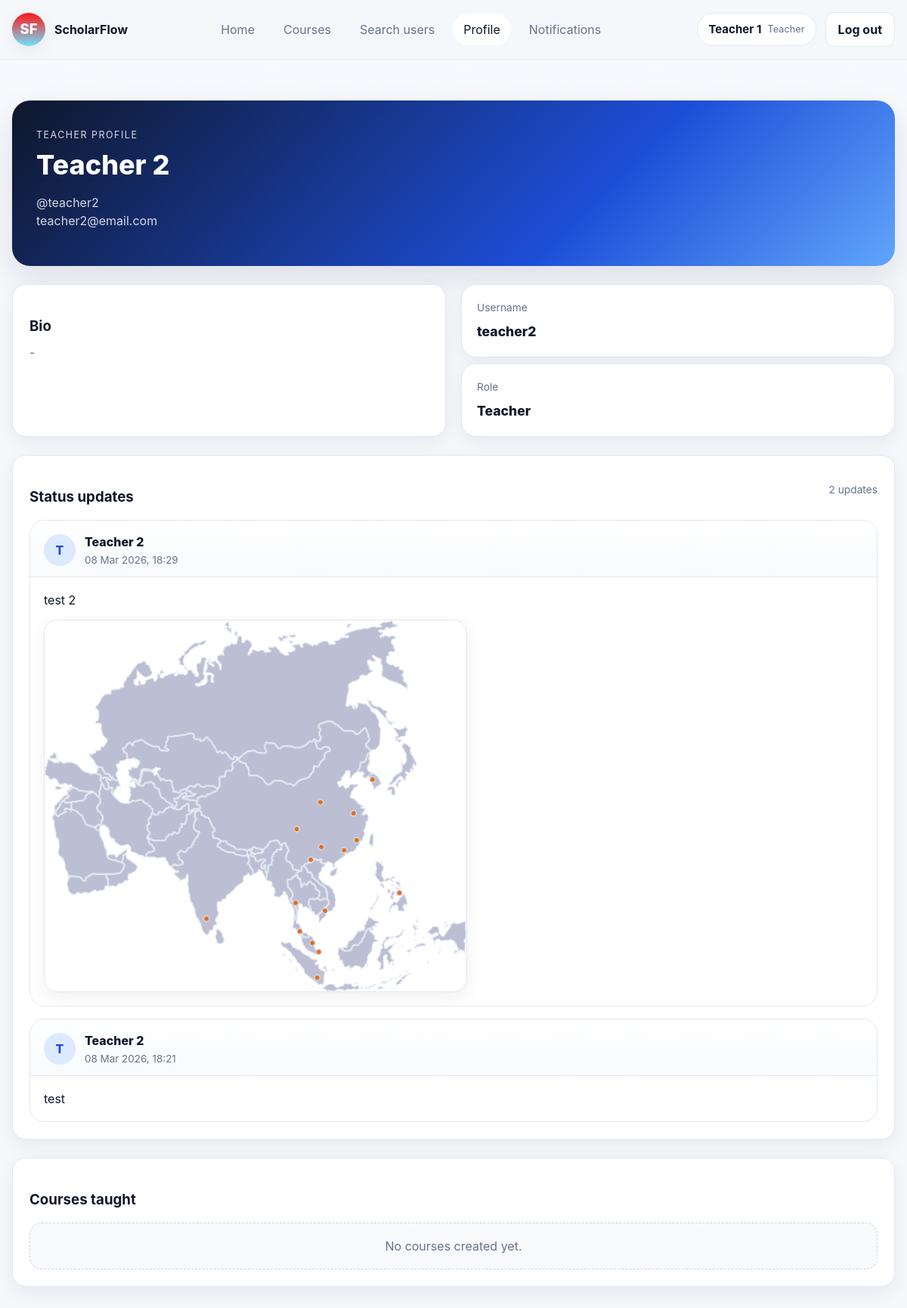
The app's page /accounts/users/teacher2/ (signed in) with its own data.
### accounts/models.py (models this page shows, shortened)
class User(AbstractUser):
    class Role(models.TextChoices):
        STUDENT = "STUDENT", "Student"
        TEACHER = "TEACHER", "Teacher"
    role = models.CharField(max_length=10, choices=Role.choices)
    display_name = models.CharField(max_length=80, blank=True)
    bio = models.TextField(blank=True)

class StatusUpdate(models.Model):
    user = models.ForeignKey(
        settings.AUTH_USER_MODEL,
        on_delete=models.CASCADE,
        related_name="status_updates",
    )
    text = models.TextField(max_length=500)
    image = models.ImageField(upload_to="status_updates/", blank=True, null=True)
    created_at = models.DateTimeField(auto_now_add=True)
    class Meta:
        ordering = ["-created_at"]

### accounts/views.py (the view, shortened to what this page needs)
# urls.py: path("users/<str:username>/", views.user_profile, name="user-profile"),
@login_required
def user_profile(request, username: str):
    profile_user = get_object_or_404(User, username=username)
    active_courses = (
        Enrolment.objects.filter(student=profile_user, status=Enrolment.Status.ACTIVE)
        .select_related("course", "course__teacher")
        .order_by("-created_at")
    )
    teaching_courses = (
        Course.objects.filter(teacher=profile_user)
        .order_by("-created_at")
        if profile_user.role == User.Role.TEACHER
        else Course.objects.none()
    )
    status_form = None
    status_updates = profile_user.status_updates.all()
    return render(
        request,
        "accounts/profile.html",
        {
            "profile_user": profile_user,
            "active_courses": active_courses,
            "teaching_courses": teaching_courses,
            "status_updates": status_updates,
            "status_form": status_form,
        },
    )

### notifications/context_processors.py (called while the page is built)
def unread_notifications(request):
    if not request.user.is_authenticated:
        return {"notif_unread_count": 0}
    return {
        "notif_unread_count": Notification.objects.filter(user=request.user, is_read=False).count(),
    }

### templates/accounts/profile.html (shortened to what this page needs)
{% extends "base.html" %}
{% block content %}
<div class="profile-shell my-4">
  <section class="hero-panel mb-4">
    <span class="hero-panel__eyebrow">{{ profile_user.get_role_display }} Profile</span>
    <h1 class="hero-panel__title">{{ profile_user.display_name|default:profile_user.username }}</h1>
    <p class="hero-panel__subtitle">
      {% if profile_user.display_name %}@{{ profile_user.username }}<br>{% endif %}
      {% if profile_user.email %}{{ profile_user.email }}{% endif %}
    </p>
  </section>
  <div class="grid cols2 mb-4">
    <div class="card">
      <div class="card-body">
        <h3 class="mb-2">Bio</h3>
        <div class="text-muted">
          {% if profile_user.bio %}
          {{ profile_user.bio|linebreaks }}
          {% else %}
          -
          {% endif %}
        </div>
      </div>
    </div>
    <div>
      <div class="metric-card mb-2">
        <div class="metric-card__label">Username</div>
        <div class="metric-card__value" style="font-size:1.1rem;">{{ profile_user.username }}</div>
      </div>
      <div class="metric-card">
        <div class="metric-card__label">Role</div>
        <div class="metric-card__value" style="font-size:1.1rem;">{{ profile_user.get_role_display }}</div>
      </div>
    </div>
  </div>
  <div class="card mb-4">
    <div class="card-body">
      <div class="d-flex justify-content-between align-items-center mb-3">
        <h3 class="mb-0">Status updates</h3>
        <span class="text-muted small">{{ status_updates|length }} update{{ status_updates|length|pluralize }}</span>
      </div>
      {% if status_updates %}
      <div class="status-feed">
        {% for status in status_updates %}
        <article class="status-card">
          <div class="status-card__head">
            <div class="status-card__author">
              <div class="status-card__avatar">
                {{ status.user.display_name|default:status.user.username|slice:":1"|upper }}
              </div>
              <div>
                <div class="status-card__name">
                  {{ status.user.display_name|default:status.user.username }}
                </div>
                <div class="status-card__meta">
                  {{ status.created_at|date:"d M Y, H:i" }}
                </div>
              </div>
            </div>
          </div>
          <div class="status-card__body">
            <div class="status-card__text">{{ status.text|linebreaks }}</div>
            {% if status.image %}
            <div class="status-card__image-wrap">
              <img src="{{ status.image.url }}" alt="Status image" class="status-card__image">
            </div>
            {% endif %}
          </div>
        </article>
        {% endfor %}
      </div>
      {% else %}
      <div class="empty-state-box">No status updates yet.</div>
      {% endif %}
    </div>
  </div>
  {% if profile_user.role == "TEACHER" %}
  <div class="card">
    <div class="card-body">
      <h3 class="mb-3">Courses taught</h3>
      {% if teaching_courses %}
      <div class="course-grid">
        {% for course in teaching_courses %}
        <article class="course-card">
          <div class="course-card__top">
            <div>
              <h3 class="course-card__title">{{ course.title }}</h3>
              <div class="course-card__meta">{{ course.created_at|date:"d M Y, H:i" }}</div>
            </div>
            <span class="badge good">Teacher</span>
          </div>
          <div class="course-card__actions">
            <a class="button button--ghost" href="{% url 'course-detail' course.id %}">Open course</a>
          </div>
        </article>
        {% endfor %}
      </div>
      {% else %}
      <div class="empty-state-box">No courses created yet.</div>
      {% endif %}
    </div>
  </div>
  {% endif %}
</div>
{% endblock %}

### templates/base.html (shortened to what this page needs)
{% load static %}
<!doctype html>
<html lang="en-GB">
<head>
  <link rel="stylesheet" href="{% static 'css/styles.css' %}">
</head>
<body>
  <div class="site-shell">
    <header class="site-header">
      <div class="site-container site-header__inner">
        <a class="site-brand" href="{% url 'home' %}">
          <span class="site-brand__mark">SF</span>
          <span>
            <strong>ScholarFlow</strong>
          </span>
        </a>
        <nav class="site-nav" aria-label="Primary">
          <a href="{% url 'home' %}"
            class="site-nav__link {% if request.resolver_match.url_name == 'home' %}is-active{% endif %}">
            Home
          </a>
          <a href="{% url 'course-list' %}"
            class="site-nav__link {% if request.resolver_match.url_name == 'course-list' %}is-active{% endif %}">
            Courses
          </a>
          {% if user.is_authenticated %}
          {% if user.role == "TEACHER" %}
          <a href="{% url 'user-search' %}"
            class="site-nav__link {% if request.resolver_match.url_name == 'user-search' %}is-active{% endif %}">
            Search users
          </a>
          {% endif %}
          <a href="{% url 'profile' %}"
            class="site-nav__link {% if request.resolver_match.url_name == 'user-profile' %}is-active{% endif %}">
            Profile
          </a>
          <a href="{% url 'notification-list' %}"
            class="site-nav__link site-nav__link--notif {% if request.resolver_match.url_name == 'notification-list' %}is-active{% endif %}">
            Notifications
          </a>
          {% endif %}
        </nav>
        <div class="site-actions">
          {% if user.is_authenticated %}
          <div class="site-userpill">
            <span class="site-userpill__name">{{ user.display_name|default:user.username }}</span>
            <span class="site-userpill__meta">{{ user.get_role_display }}</span>
          </div>
          <a class="button button--ghost" href="{% url 'logout' %}">Log out</a>
          {% else %}
          <a class="button button--ghost" href="{% url 'login' %}">Log in</a>
          <a class="button" href="{% url 'signup' %}">Sign up</a>
          {% endif %}
        </div>
      </div>
    </header>
    <main class="site-main">
      <div class="site-container">
        {% block content %}{% endblock %}
      </div>
    </main>
  </div>
</body>
</html>

### records on screen
User: display_name "Teacher 1", role "Teacher"
User: role "TEACHER", display_name "Teacher 2", username "teacher2", email "teacher2@email.com", role "Teacher"
StatusUpdate: user.display_name "T", user.display_name "Teacher 2", created_at "08 Mar 2026, 18:29", text "test 2", image (picture)
StatusUpdate: user.display_name "T", user.display_name "Teacher 2", created_at "08 Mar 2026, 18:21", text "test"

### other values on screen
{{ status_updates|length }} "2"
